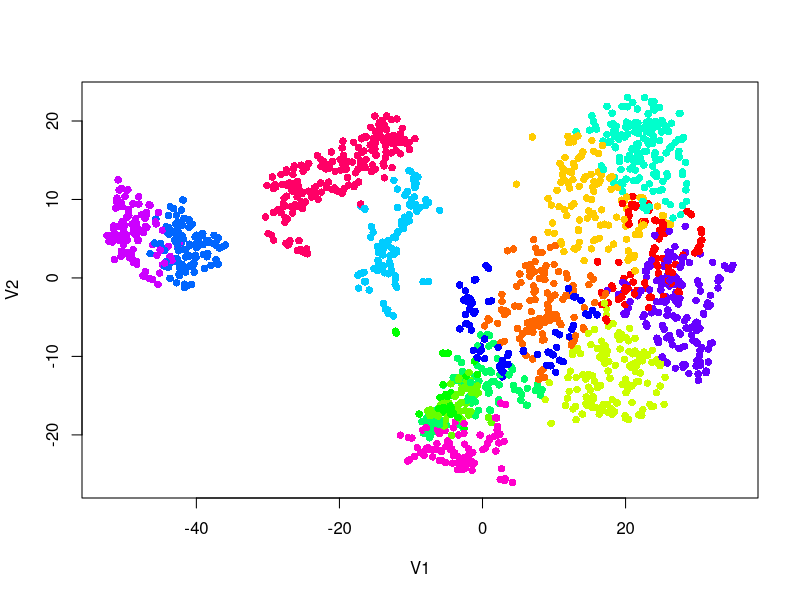
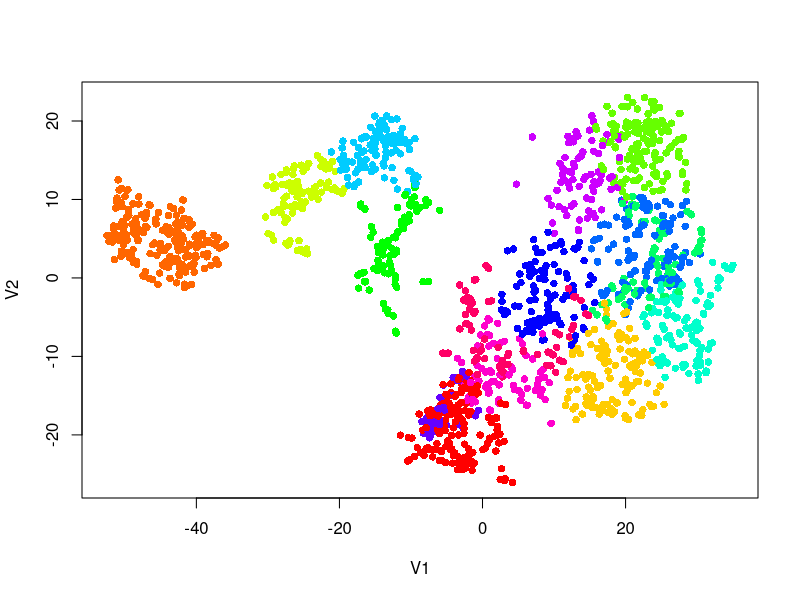

Write R code to recreate these figures, in order.
## ---- chunk 1
clusters = read.delim('kmeans_example/testData/Clustering.txt', sep=",", row.names=1, header=F)
head(clusters)
data = read.delim( 'kmeans_example/testData/CellexalVR_TestData_tsne.csv', sep=",", row.names=1)
head(data)

plot( data[,1:2], col=rainbow(15)[clusters[,1]+1], pch=16)
## ---- chunk 2
start_time <- Sys.time()
data = read.delim( 'kmeans_example/testData/CellexalVR_TestData_tsne.csv', sep=",", row.names=1)
cl = kmeans( data, 15)
end_time <- Sys.time()
print(end_time - start_time)
plot( data[,1:2], col=rainbow(15)[cl$cluster], pch=16)
